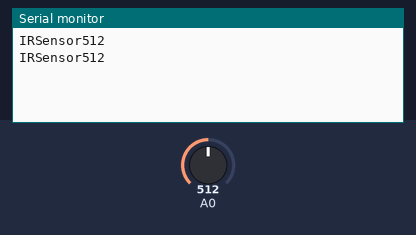
A sketch run on a simulated Arduino Uno, built with avr-gcc and run on an emulated ATmega328P. On the bench: the last lines printed to the serial monitor. The inputs (shaded band) are chosen by the test bench; at power-on: A0 = 512.

Above: at 1.8 s.
1.9 s: A0 set to 716
At 2.8 s:
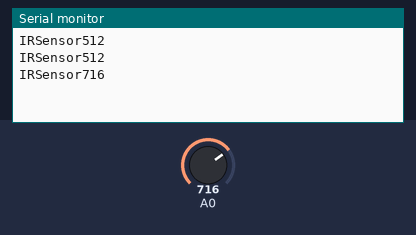
3.4 s: A0 set to 900
At 4.5 s:
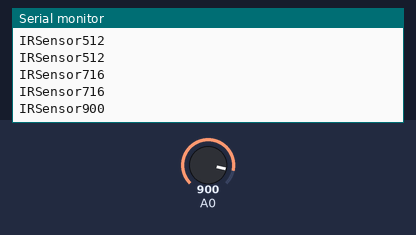
Timing chart, 0 to 6.4 s (numbered marks = the images above; inputs shaded):
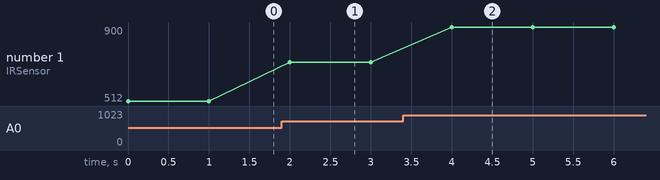

Measured:
- after the input at 1.9 s, the serial monitor: prints a new line after 0.10 s (image 1)
- after the input at 3.4 s, the serial monitor: prints a new line after 0.60 s (image 2)
- plotted number 1: 512 → 716 after the input at 1.9 s, 716 → 900 after the input at 3.4 s

The sketch:

sketch_sep23a.ino
```cpp
int IRSensor=12;
void setup()
{
  // put your setup code here, to run once:
  pinMode(12,INPUT);
  Serial.begin(9600);
}

void loop()
{
  // put your main code here, to run repeatedly:
  IRSensor= analogRead(0);
  Serial.print("IRSensor");
  Serial.println(IRSensor);
  delay(1000);

}
```
